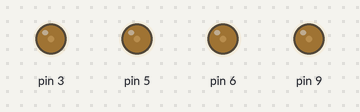
The sketch below on a simulated Arduino Uno, built with avr-gcc and run on an emulated ATmega328P. Parts: output pins drawn as LEDs (lit = HIGH).

Above: at 0.05 s.
At 2.0 s:
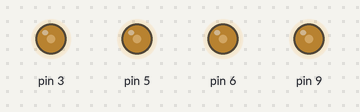
Timing chart, 0 to 6.9 s (numbered marks = the images above):
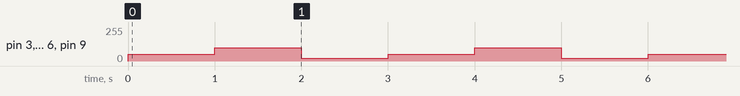

Measured:
- by itself, pin 3, pin 5, pin 6, pin 9: repeats every 3.0 s: 100/255 1.0 s, 20/255 1.0 s, 50/255 1.0 s

The sketch:

pwm.ino
```cpp
void setup(){
  pinMode(3,OUTPUT);
  pinMode(5,OUTPUT);
  pinMode(6,OUTPUT);
  pinMode(9,OUTPUT);
}

void loop(){
  analogWrite(3,50);
  analogWrite(5,50);
  analogWrite(6,50);
  analogWrite(9,50);
  delay(1000);
  analogWrite(3,100);
  analogWrite(5,100);
  analogWrite(6,100);
  analogWrite(9,100);
  delay(1000);
  analogWrite(3,20);
  analogWrite(5,20);
  analogWrite(6,20);
  analogWrite(9,20);
  delay(1000);
}
```
